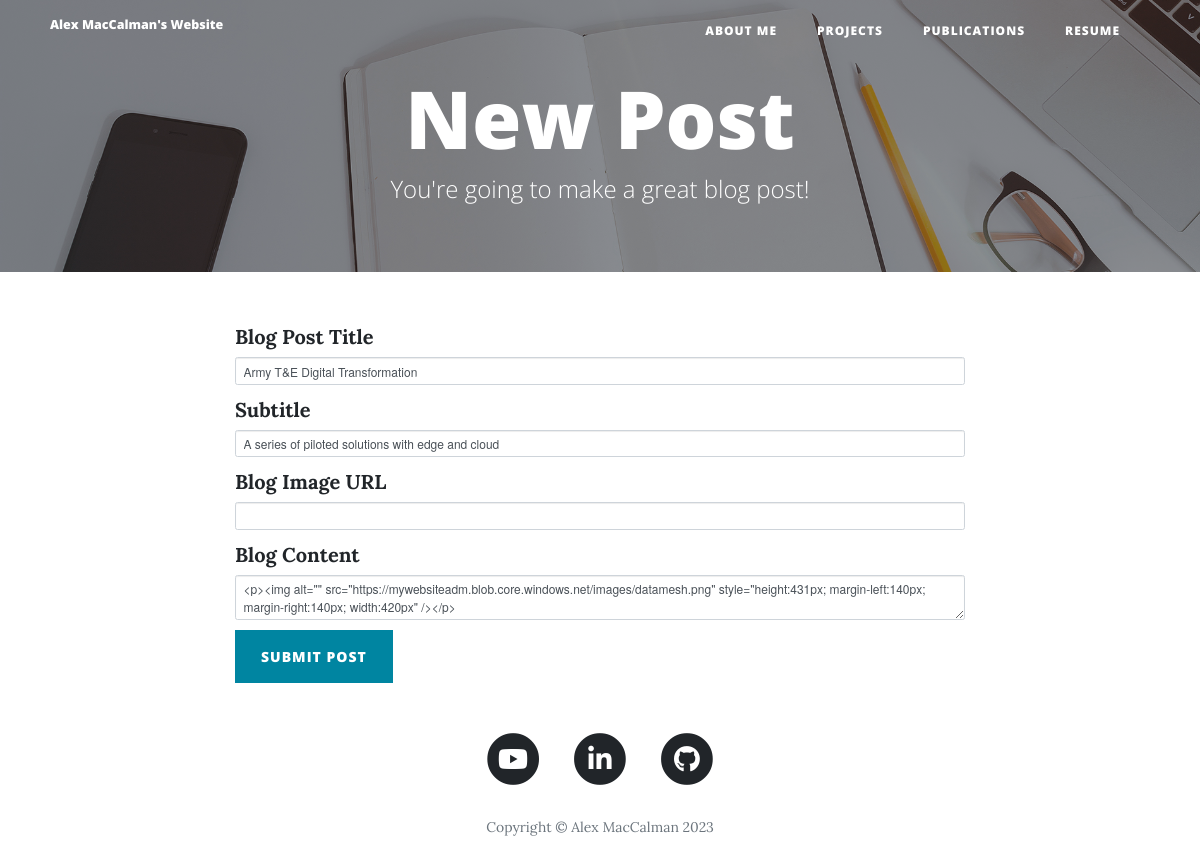
Before: /edit-post/1 (signed in) with the older database file.
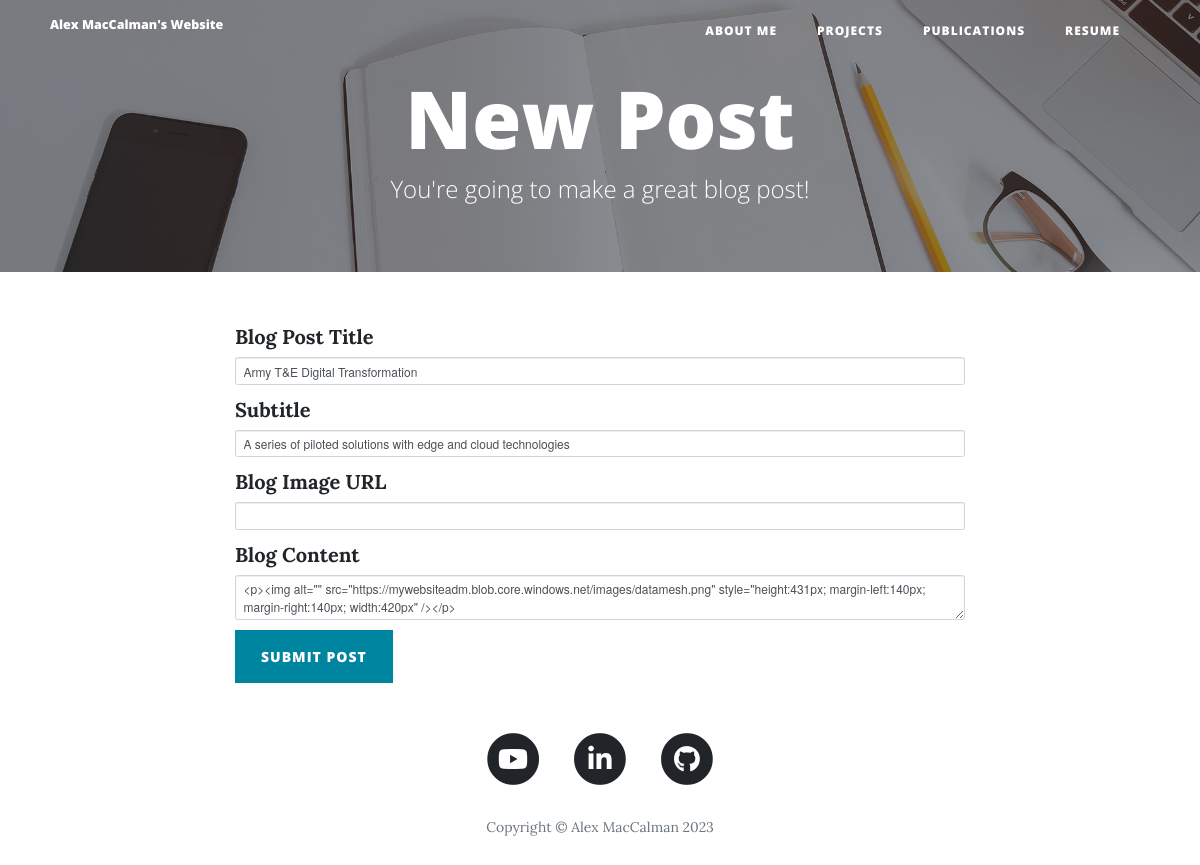
After: the same page with the newer database file.
### __init__.py (models this page shows)
class BlogPost(db.Model):
    __tablename__ = "blog_posts"
    id = db.Column(db.Integer, primary_key=True)
    author = db.Column(db.String(250), nullable=False)
    title = db.Column(db.String(250), unique=True, nullable=False)
    subtitle = db.Column(db.String(500), nullable=False)
    date = db.Column(db.String(250), nullable=False)
    body = db.Column(db.Text, nullable=False)
    img_url = db.Column(db.String(250), nullable=True)

### __init__.py (the view, shortened to what this page needs)
@app.route("/edit-post/<int:post_id>", methods=["GET", "POST"])
@admin_only
def edit_post(post_id):
    post = BlogPost.query.get(post_id)
    edit_form = CreatePostForm(
        title=post.title,
        subtitle=post.subtitle,
        img_url=post.img_url,
        body=post.body
    )
    return render_template("make-post.html", form=edit_form, logged_in=current_user.is_authenticated)

### __init__.py
class CreatePostForm(FlaskForm):
    title = StringField("Blog Post Title", validators=[DataRequired()])
    subtitle = StringField("Subtitle", validators=[DataRequired()])
    img_url = StringField("Blog Image URL")
    body = CKEditorField("Blog Content", validators=[DataRequired()])
    submit = SubmitField("Submit Post")

### __init__.py (called while the page is built)
@login_manager.user_loader
def load_user(user_id):
    return User.query.get(int(user_id))

def admin_only(f):
    @wraps(f)
    def decorated_function(*args, **kwargs):
        if not current_user.is_authenticated or current_user.id != 1:
            return abort(403)
        return f(*args, **kwargs)
    return decorated_function

### templates/make-post.html (shortened to what this page needs)
{% extends 'bootstrap/base.html' %}
{% import "bootstrap/wtf.html" as wtf %}
{% block content %}
{% include "header.html" %}
  <header class="masthead" style="background-image: url('{{ url_for('static', filename='img/edit-bg.jpg')}}')">
    <div class="overlay"></div>
    <div class="container">
      <div class="row">
        <div class="col-lg-8 col-md-10 mx-auto">
          <div class="page-heading">
            {% if is_edit: %}
            <h1>Edit Post</h1>
            {% else: %}
            <h1>New Post</h1>
            {% endif %}
            <span class="subheading">You're going to make a great blog post!</span>
          </div>
        </div>
      </div>
    </div>
  </header>
  <div class="container">
    <div class="row">
      <div class="col-lg-8 col-md-10 mx-auto">
        {{ wtf.quick_form(form, novalidate=True, button_map={"submit": "primary"}) }}
      </div>
    </div>
  </div>
{% include "footer.html" %}
{% endblock %}

Changed rows visible on the page:
changed BlogPost "Army T&E Digital Transformation": subtitle "A series of piloted solutions with edge and cloud" → "A series of piloted solutions with edge and cloud technologies"
